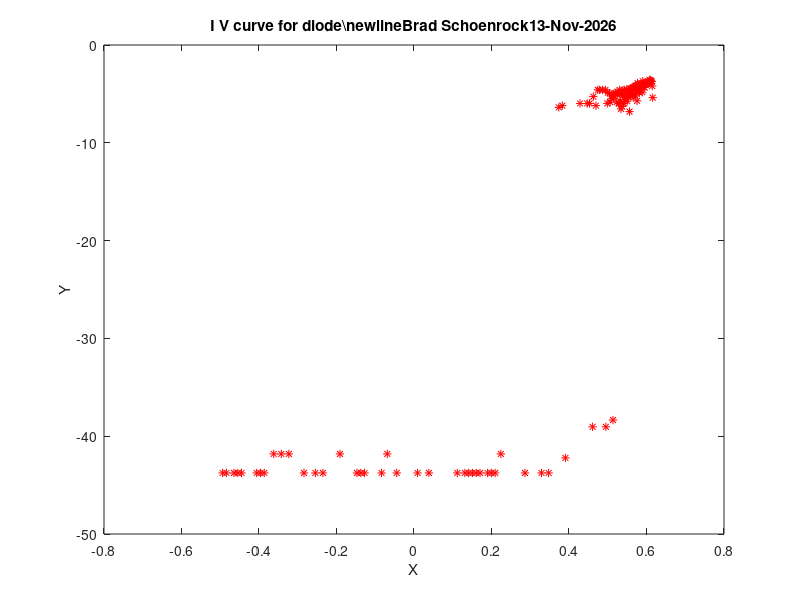
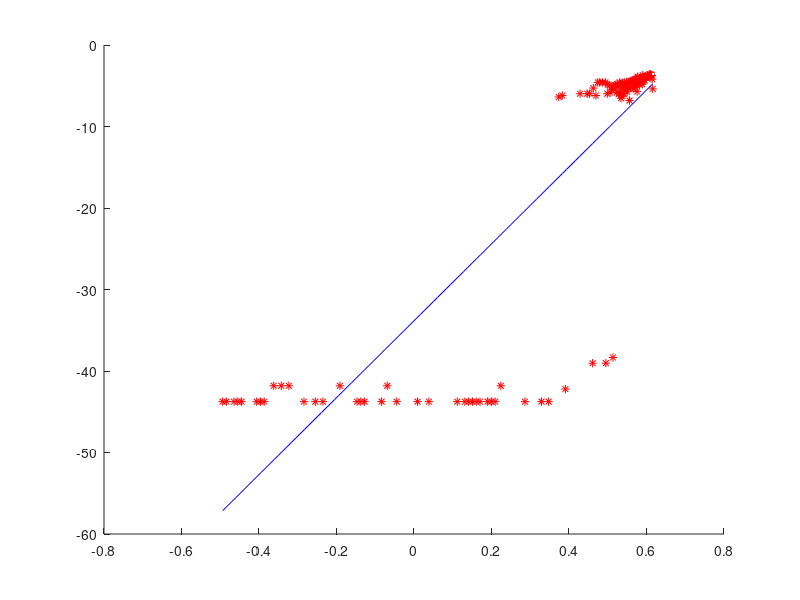

Recreate these plots in MATLAB, in order. (Note: this script raises an error after producing the figures.)
% analysis of diode data

clear all;

load('tenloopb.mat','-ASCII');

tdata=sortrows(tenloopb,2);

id=tdata(:,1);
vd=tdata(:,2);
k=size(vd,1);

j=1; % this is how many data points
ti=0; % this is the temperary current
tic=0; % this is the temperary current counter

for i=1:k-1
    if(i~=k-1)
        if(vd(i+1)==vd(i))
            tic=tic+1;
            ti=ti+id(i);
        else
            tic=tic+1;
            ti=ti+id(i);
            nvdr(j)=vd(i);
            nidr(j)=ti/tic;
            tic=0;
            ti=0;
            j=j+1;
        end
    else
        if(vd(k)==vd(k-1))
            ti=ti+id(k)+id(k-1);
            tic=tic+2;
            nvdr(j)=vd(i);
            nidr(j)=ti/tic;
            ti=0;
            tic=0;
        else
            ti=ti+id(k-1);
            tic=tic+1;
            nvdr(j)=vd(k-1);
            nidr(j)=ti/tic;
            ti=0;
            tic=0;
            j=j+1;
            nvdr(j)=vd(k);
            nidr(j)=id(k);
        end
    end
end

jj=1;
for l=1:j-1
    if(nidr(l+1)-nidr(l)>0)
        did(jj)=nidr(l+1)-nidr(l);
        dvd(jj)=nvdr(l+1)-nvdr(l);
        yd(jj)=log(did(jj)/dvd(jj));
        nvd(jj)=nvdr(l)+.5*dvd(jj);
        jj=jj+1;
    end
end

% plot linearized data
figure
plot(nvd,yd,'r*');
ttla=('I V curve for diode');
tt2='Brad Schoenrock';
tta=[ttla,'\newline',tt2,date];
title(tta)
xlabel('X');
ylabel('Y');

% start linear regresion
y=yd';
x=nvd;

n(:,2)=x;
n(:,1)=ones(size(jj));
c=n\y;

slope=c(2);
yintercept=c(1);

vt=1/slope;
is=(vt)*exp(yintercept);


sp='The Vt value is ';
s=num2str(1/slope);
st=[sp,s];

sk= 'number of data points is ';
stt=num2str(jj);
stn=[sk,stt];

si='The Is value is ';
Is=num2str(is);
sti=[si,Is];

xp=[min(x):(max(x)-min(x))/100 :max(x)]';
yp=c(2)*xp+c(1);

figure;
hold on
plot(x,y,'r*');
plot(xp,yp,'b-');
plot(max(x),max(y),'w.');
plot(max(x),max(y),'w.');
plot(max(x),max(y),'w.');
legend('Data','Fitted Line',st,sti,stn,2)
legend('boxoff')
t1='I V Curve for a diode';
t3='Brad Schoenrock';
t0='\newline';
t=[t1,t0,t3,t0,date];
title(t)
xlabel('voltage, V, (volts)')
ylabel('current, i, (amps)')

%%%%%

nid=is*(exp(vd./(1/slope))-1);

ss=(nid-id)'*(nid-id);
ssdp=ss./size(vd,1);


figure;
hold on
plot(vd,nid,'b*');
plot(vd,id,'b-');
plot(max(vd),max(nid),'w.');
plot(max(vd),max(nid),'w.');
plot(max(vd),max(nid),'w.');
tyu=['sum of squares ',num2str(ss)];
toy=['ss per data point ',num2str(ssdp)];
tie=['# of data points is ',num2str(size(vd,1))];
legend('Data','Fitted Line',tyu,toy,tie,2)
legend('boxoff')
t1='I V Curve for a diode';
t3='Brad Schoenrock';
t0='\newline';
t=[t1,t0,t3,t0,date];
title(t)
xlabel('voltage, V, (volts)')
ylabel('current, i, (amps)')
